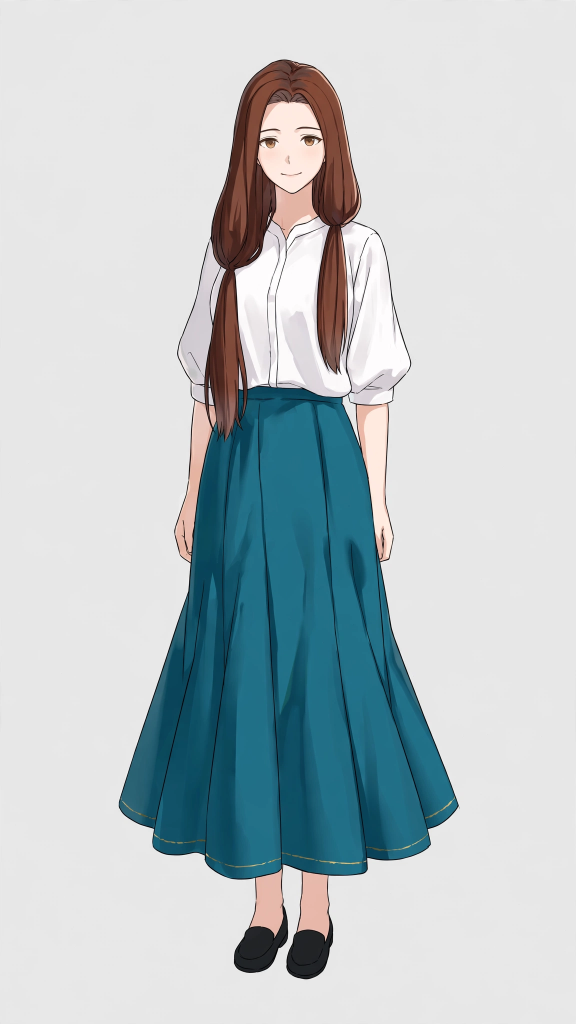
#> input picture source_007/original.png, 1152 x 2048 px (shown at 1/2 size)
$ python a3_validate.py ../../source_007/original.png out.png out.png
#> lines starting #> are read from the running program, lines starting #| are printed output that depends on the picture
"""Check the two PSDs, their part metadata, decoded layers, and the source transform."""
import argparse
import hashlib
import json
from pathlib import Path

import cv2
import numpy as np
from PIL import Image
from psd_tools import PSDImage


def sha(path):
    with path.open("rb") as f:
        return hashlib.file_digest(f,"sha256").hexdigest()


def validate(source, output):
    name = source.stem
    layers_dir = output/name
    rgba = np.array(Image.open(source).convert("RGBA"))
    h,w = rgba.shape[:2]
    side=max(h,w)
    px,py=(side-w)//2,(side-h)//2
    padded=np.zeros((side,side,4),np.uint8)
    padded[py:py+h,px:px+w]=rgba
    expected=cv2.resize(padded,(1024,1024),interpolation=cv2.INTER_AREA)
    observed=np.array(Image.open(layers_dir/"src_img.png").convert("RGBA"))
    matches=bool(np.array_equal(expected,observed))
    parts=json.loads((output/(name+".psd.json")).read_text(encoding="utf-8-sig"))["parts"]
    errors=[] if matches else ["Source transform pixel mismatch"]
    tags=["front hair","back hair","head","neck","neckwear","topwear","handwear","bottomwear","legwear","footwear",
          "tail","wings","objects","headwear","face","irides","eyebrow","eyewhite","eyelash","eyewear","ears",
          "earwear","nose","mouth"]
    raw={}
    for tag in tags:
        image=Image.open(layers_dir/(tag+".png"))
        depth_size=None
        if tag!="head":
            depth=Image.open(layers_dir/(tag+"_depth.png"))
            depth.load()
            depth_size=depth.size
        alpha=np.array(image.getchannel("A"))
        raw[tag]=dict(size=image.size,depth_size=depth_size,alpha_over_15=int((alpha>15).sum()),in_psd=tag in parts)
        if image.size!=(1024,1024) or (tag!="head" and depth_size!=(1024,1024)):
            errors.append(tag+" raster size")
        expected_in_psd = tag!="head" and int((alpha[:-102,:-102]>10).sum())>4
        if expected_in_psd != (tag in parts):errors.append(tag+" alpha eligibility and manifest differ")
    documents=[]
    for filename in [name+".psd",name+"_depth.psd"]:
        path=output/filename
        psd=PSDImage.open(path)
        rows=[]
        if psd.size!=(1024,1024):errors.append(filename+" canvas size")
        for layer in psd:
            tag=layer.name
            box=list(layer.bbox)
            if tag not in parts:
                errors.append("unexpected layer "+tag)
                continue
            im=layer.topil()
            im.load()
            x,y,r,b=box
            valid=0<=x<r<=1024 and 0<=y<b<=1024 and im.size==(r-x,b-y) and box==parts[tag]["xyxy"]
            if not valid:errors.append(filename+" invalid geometry: "+tag)
            alpha_matches=None
            if filename==name+".psd" and valid and tag in raw:
                canvas_alpha=np.array(Image.open(layers_dir/(tag+".png")).getchannel("A"))
                if "A" in im.getbands():
                    decoded=np.array(im.getchannel("A"))
                    alpha_matches=bool(np.array_equal(decoded>10,canvas_alpha[y:b,x:r]>10))
                    if not alpha_matches:errors.append(tag+" PSD alpha does not match the positioned raw layer")
                else:
                    errors.append(tag+" missing PSD alpha channel")
            rows.append(dict(name=tag,box=box,mode=im.mode,alpha_matches=alpha_matches,
                source_box_unclipped=[x*side/1024-px,y*side/1024-py,r*side/1024-px,b*side/1024-py]))
        names=[r["name"] for r in rows]
        if len(names)!=len(parts) or set(names)!=set(parts):errors.append(filename+" layer list mismatch")
        documents.append(dict(file=filename,sha256=sha(path),size=psd.size,layers=rows))
    if [r["name"] for r in documents[0]["layers"]]!=[r["name"] for r in documents[1]["layers"]]:
        errors.append("layer order mismatch")
    if not parts:errors.append("empty PSD")
    return dict(pass_gate=not errors,errors=errors,source_hash=sha(source),source_wh=[w,h],pad_xy=[px,py],
                canvas_scale=1024/side,source_image_pixel_exact=matches,raw=raw,documents=documents)


if __name__=="__main__":
    p=argparse.ArgumentParser()
    for key in ["source","output","result"]:
        p.add_argument(key,type=Path)
    a=p.parse_args()
    result=validate(a.source,a.output)
#> in validate, `padded[py:py+h,px:px+w]=rgba`:
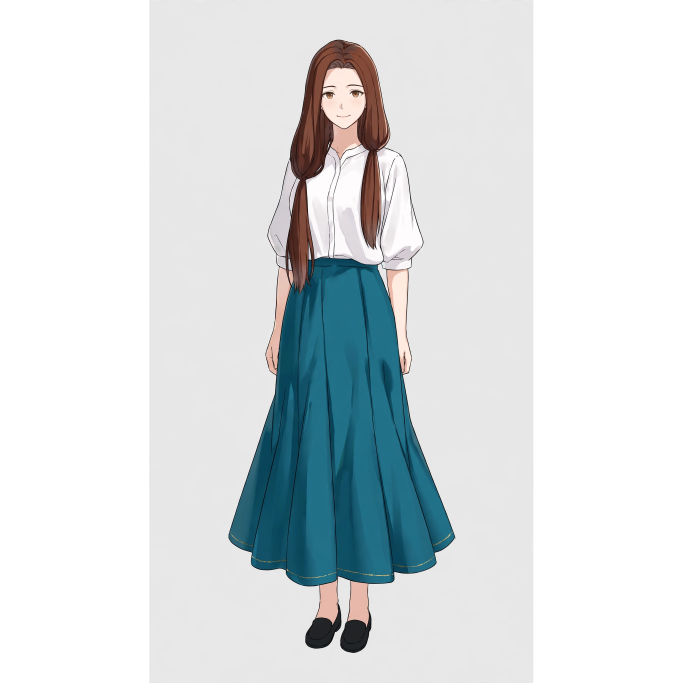
#> padded: shape (2048, 2048, 4) (shown at 1/3 size); mean R, G, B, A 105.5, 111.1, 113, 143.4; transparent parts drawn white
#> (the run stopped early here; a loop or call above may not have finished)
